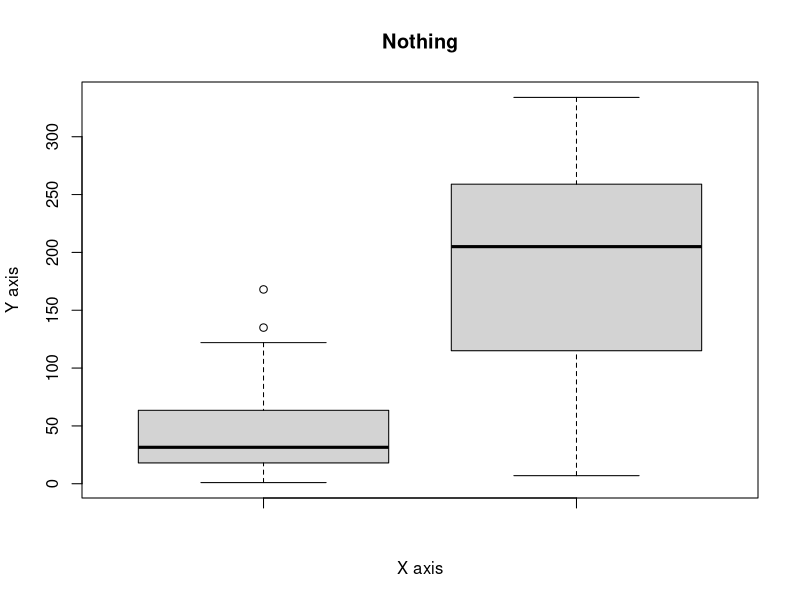

Generate this figure with R:
data(airquality)

str(airquality)

boxplot(airquality$Ozone , airquality$Solar.R , main="Nothing" , xlab="X axis" , ylab="Y axis" )